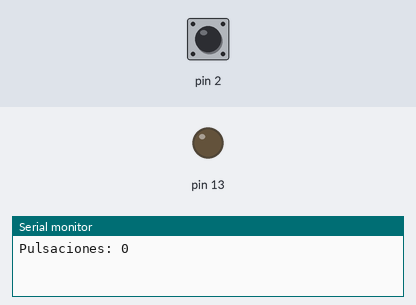
The sketch below on a simulated Arduino Uno, built with avr-gcc and run on an emulated ATmega328P. Shown: output pins drawn as LEDs (lit = HIGH), the last lines printed to the serial monitor. Inputs (shaded band) come from the test bench; at power-on: pin 2 HIGH.

Above: at 1.2 s.
1.3 s: pin 2 pulled LOW for 0.15 s
At 2.5 s:
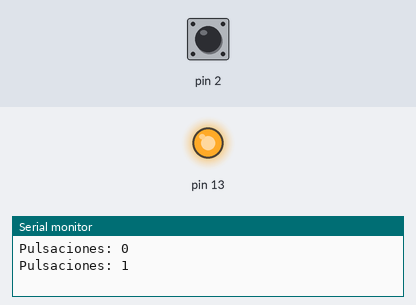
2.9 s: pin 2 pulled LOW for 1 s
At 3.7 s:
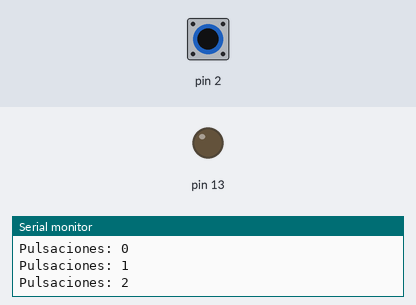
5.4 s: pin 2 pulled LOW for 3.2 s
At 6.8 s:
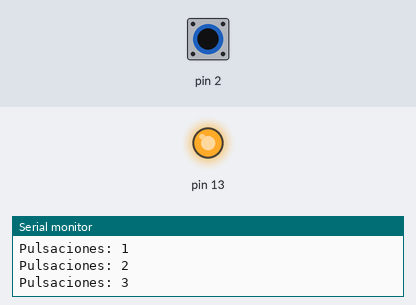
Timing chart, 0 to 8.4 s (numbered marks = the images above; inputs shaded):
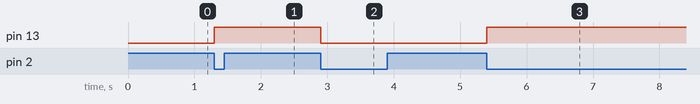

Measured:
- after the input at 1.3 s, pin 13: LOW → HIGH at once
- after the input at 2.9 s, pin 13: HIGH → LOW at once
- after the input at 5.4 s, pin 13: LOW → HIGH at once

The sketch:

flanco-bloqueo.ino
```cpp
// Otra solución: responde al primer flanco e ignora cualquier cambio durante 40 ms (bloqueo).
int anterior = HIGH;
unsigned long bloqueo = 0;
int cuenta = 0;
bool encendido = false;

void setup() {
  pinMode(2, INPUT_PULLUP);
  pinMode(13, OUTPUT);
  Serial.begin(9600);
  Serial.println("Pulsaciones: 0");
}

void loop() {
  int lectura = digitalRead(2);
  if (lectura != anterior) {
    if (millis() - bloqueo >= 40) {
      if (lectura == LOW) {
        cuenta++;
        encendido = !encendido;
        digitalWrite(13, encendido);
        Serial.print("Pulsaciones: ");
        Serial.println(cuenta);
      }
    }
    bloqueo = millis();
    anterior = lectura;
  }
}
```
